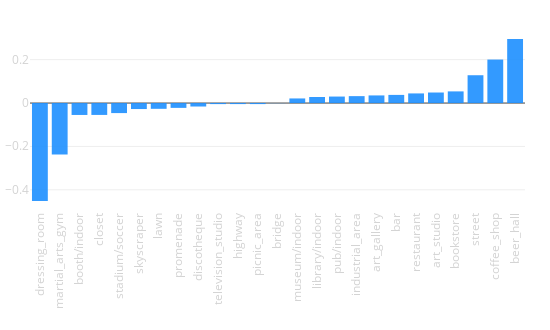

Source (notebook cell):
### Code cell
tags_delta([x[0] for x in sc_delta], [x[1] for x in sc_delta])

### Figure 1 — Plotly figure (JSON) as saved in the notebook; plotly's stock layout.template omitted (floating-point values rounded to 4 significant figures)
{"data": [{"marker": {"color": "dodgerblue"}, "opacity": 0.9, "type": "bar", "uid": "904ea7d0-353d-11e9-b8b2-3c15c2cf2370", "x": ["dressing_room", "martial_arts_gym", "booth/indoor", "closet", "stadium/soccer", "skyscraper", "lawn", "promenade", "discotheque", "television_studio", "highway", "picnic_area", "bridge", "museum/indoor", "library/indoor", "pub/indoor", "industrial_area", "art_gallery", "bar", "restaurant", "art_studio", "bookstore", "street", "coffee_shop", "beer_hall"], "xaxis": "x", "y": [-0.4516, -0.2372, -0.05494, -0.05474, -0.04621, -0.02761, -0.02658, -0.02225, -0.016, -0.004813, -0.00475, -0.004737, -0.0005818, 0.02129, 0.0278, 0.02997, 0.03191, 0.03521, 0.03758, 0.04439, 0.0486, 0.05376, 0.1283, 0.2006, 0.2953], "yaxis": "y"}], "layout": {"height": 330, "margin": {"b": 120, "l": 30, "r": 25, "t": 30}, "showlegend": false, "width": 550, "xaxis": {"anchor": "y", "domain": [0, 1], "tickangle": -90, "tickfont": {"color": "lightgrey", "size": 11.5}}, "xaxis2": {"tickangle": -90, "tickfont": {"color": "lightgrey", "size": 11.5}}, "yaxis": {"anchor": "x", "domain": [0, 1], "tickfont": {"color": "lightgrey", "size": 11.5}}, "yaxis2": {"tickfont": {"color": "lightgrey", "size": 11.5}}}}
